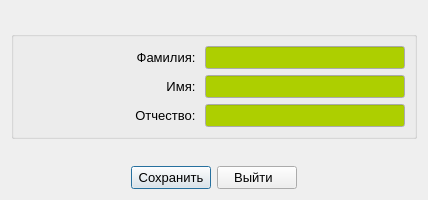
<?xml version="1.0" encoding="UTF-8"?>
<ui version="4.0">
 <class>dialog_add_person</class>
 <widget class="QDialog" name="dialog_add_person">
  <property name="geometry">
   <rect>
    <x>0</x>
    <y>0</y>
    <width>428</width>
    <height>200</height>
   </rect>
  </property>
  <property name="maximumSize">
   <size>
    <width>450</width>
    <height>200</height>
   </size>
  </property>
  <property name="windowIcon">
   <iconset resource="resources.qrc">
    <normaloff>:/resources/0415.ico</normaloff>:/resources/0415.ico</iconset>
  </property>
  <property name="sizeGripEnabled">
   <bool>false</bool>
  </property>
  <layout class="QGridLayout" name="gridLayout_2">
   <item row="1" column="0">
    <widget class="QGroupBox" name="groupBox_2">
     <layout class="QGridLayout" name="gridLayout">
      <item row="0" column="0">
       <layout class="QVBoxLayout" name="verticalLayout">
        <item>
         <spacer name="horizontalSpacer_2">
          <property name="orientation">
           <enum>Qt::Horizontal</enum>
          </property>
          <property name="sizeHint" stdset="0">
           <size>
            <width>40</width>
            <height>20</height>
           </size>
          </property>
         </spacer>
        </item>
        <item>
         <spacer name="horizontalSpacer">
          <property name="orientation">
           <enum>Qt::Horizontal</enum>
          </property>
          <property name="sizeHint" stdset="0">
           <size>
            <width>40</width>
            <height>20</height>
           </size>
          </property>
         </spacer>
        </item>
        <item>
         <spacer name="horizontalSpacer_3">
          <property name="orientation">
           <enum>Qt::Horizontal</enum>
          </property>
          <property name="sizeHint" stdset="0">
           <size>
            <width>40</width>
            <height>20</height>
           </size>
          </property>
         </spacer>
        </item>
       </layout>
      </item>
      <item row="0" column="1">
       <layout class="QVBoxLayout" name="verticalLayout_2">
        <item>
         <widget class="QLabel" name="label">
          <property name="minimumSize">
           <size>
            <width>125</width>
            <height>0</height>
           </size>
          </property>
          <property name="maximumSize">
           <size>
            <width>125</width>
            <height>16777215</height>
           </size>
          </property>
          <property name="font">
           <font>
            <pointsize>10</pointsize>
           </font>
          </property>
          <property name="text">
           <string>Фамилия: </string>
          </property>
          <property name="alignment">
           <set>Qt::AlignRight|Qt::AlignTrailing|Qt::AlignVCenter</set>
          </property>
         </widget>
        </item>
        <item>
         <widget class="QLabel" name="label_4">
          <property name="minimumSize">
           <size>
            <width>125</width>
            <height>0</height>
           </size>
          </property>
          <property name="maximumSize">
           <size>
            <width>125</width>
            <height>16777215</height>
           </size>
          </property>
          <property name="font">
           <font>
            <pointsize>10</pointsize>
           </font>
          </property>
          <property name="text">
           <string>Имя: </string>
          </property>
          <property name="alignment">
           <set>Qt::AlignRight|Qt::AlignTrailing|Qt::AlignVCenter</set>
          </property>
         </widget>
        </item>
        <item>
         <widget class="QLabel" name="label_5">
          <property name="minimumSize">
           <size>
            <width>125</width>
            <height>0</height>
           </size>
          </property>
          <property name="maximumSize">
           <size>
            <width>125</width>
            <height>16777215</height>
           </size>
          </property>
          <property name="font">
           <font>
            <pointsize>10</pointsize>
           </font>
          </property>
          <property name="text">
           <string>Отчество: </string>
          </property>
          <property name="alignment">
           <set>Qt::AlignRight|Qt::AlignTrailing|Qt::AlignVCenter</set>
          </property>
         </widget>
        </item>
       </layout>
      </item>
      <item row="0" column="2">
       <layout class="QVBoxLayout" name="verticalLayout_3">
        <item>
         <widget class="QLineEdit" name="family_LE">
          <property name="minimumSize">
           <size>
            <width>200</width>
            <height>0</height>
           </size>
          </property>
          <property name="palette">
           <palette>
            <active>
             <colorrole role="Base">
              <brush brushstyle="SolidPattern">
               <color alpha="255">
                <red>173</red>
                <green>207</green>
                <blue>0</blue>
               </color>
              </brush>
             </colorrole>
            </active>
            <inactive>
             <colorrole role="Base">
              <brush brushstyle="SolidPattern">
               <color alpha="255">
                <red>173</red>
                <green>207</green>
                <blue>0</blue>
               </color>
              </brush>
             </colorrole>
            </inactive>
            <disabled>
             <colorrole role="Base">
              <brush brushstyle="SolidPattern">
               <color alpha="255">
                <red>236</red>
                <green>233</green>
                <blue>216</blue>
               </color>
              </brush>
             </colorrole>
            </disabled>
           </palette>
          </property>
          <property name="font">
           <font>
            <pointsize>10</pointsize>
           </font>
          </property>
          <property name="alignment">
           <set>Qt::AlignLeading|Qt::AlignLeft|Qt::AlignVCenter</set>
          </property>
         </widget>
        </item>
        <item>
         <widget class="QLineEdit" name="name_LE">
          <property name="minimumSize">
           <size>
            <width>200</width>
            <height>0</height>
           </size>
          </property>
          <property name="palette">
           <palette>
            <active>
             <colorrole role="Base">
              <brush brushstyle="SolidPattern">
               <color alpha="255">
                <red>173</red>
                <green>207</green>
                <blue>0</blue>
               </color>
              </brush>
             </colorrole>
            </active>
            <inactive>
             <colorrole role="Base">
              <brush brushstyle="SolidPattern">
               <color alpha="255">
                <red>173</red>
                <green>207</green>
                <blue>0</blue>
               </color>
              </brush>
             </colorrole>
            </inactive>
            <disabled>
             <colorrole role="Base">
              <brush brushstyle="SolidPattern">
               <color alpha="255">
                <red>236</red>
                <green>233</green>
                <blue>216</blue>
               </color>
              </brush>
             </colorrole>
            </disabled>
           </palette>
          </property>
          <property name="font">
           <font>
            <pointsize>10</pointsize>
           </font>
          </property>
          <property name="alignment">
           <set>Qt::AlignLeading|Qt::AlignLeft|Qt::AlignVCenter</set>
          </property>
         </widget>
        </item>
        <item>
         <widget class="QLineEdit" name="surname_LE">
          <property name="minimumSize">
           <size>
            <width>200</width>
            <height>0</height>
           </size>
          </property>
          <property name="palette">
           <palette>
            <active>
             <colorrole role="Base">
              <brush brushstyle="SolidPattern">
               <color alpha="255">
                <red>173</red>
                <green>207</green>
                <blue>0</blue>
               </color>
              </brush>
             </colorrole>
            </active>
            <inactive>
             <colorrole role="Base">
              <brush brushstyle="SolidPattern">
               <color alpha="255">
                <red>173</red>
                <green>207</green>
                <blue>0</blue>
               </color>
              </brush>
             </colorrole>
            </inactive>
            <disabled>
             <colorrole role="Base">
              <brush brushstyle="SolidPattern">
               <color alpha="255">
                <red>236</red>
                <green>233</green>
                <blue>216</blue>
               </color>
              </brush>
             </colorrole>
            </disabled>
           </palette>
          </property>
          <property name="font">
           <font>
            <pointsize>10</pointsize>
           </font>
          </property>
          <property name="alignment">
           <set>Qt::AlignLeading|Qt::AlignLeft|Qt::AlignVCenter</set>
          </property>
         </widget>
        </item>
       </layout>
      </item>
     </layout>
    </widget>
   </item>
   <item row="2" column="0">
    <spacer name="verticalSpacer">
     <property name="orientation">
      <enum>Qt::Vertical</enum>
     </property>
     <property name="sizeHint" stdset="0">
      <size>
       <width>20</width>
       <height>40</height>
      </size>
     </property>
    </spacer>
   </item>
   <item row="3" column="0">
    <layout class="QHBoxLayout">
     <item>
      <spacer>
       <property name="orientation">
        <enum>Qt::Horizontal</enum>
       </property>
       <property name="sizeHint" stdset="0">
        <size>
         <width>40</width>
         <height>20</height>
        </size>
       </property>
      </spacer>
     </item>
     <item>
      <widget class="QPushButton" name="pbSave">
       <property name="font">
        <font>
         <pointsize>10</pointsize>
        </font>
       </property>
       <property name="text">
        <string>Сохранить</string>
       </property>
       <property name="icon">
        <iconset resource="resources.qrc">
         <normaloff>:/buttonOk</normaloff>:/buttonOk</iconset>
       </property>
      </widget>
     </item>
     <item>
      <widget class="QPushButton" name="pbCancel">
       <property name="font">
        <font>
         <pointsize>10</pointsize>
        </font>
       </property>
       <property name="text">
        <string> Выйти   </string>
       </property>
       <property name="icon">
        <iconset resource="resources.qrc">
         <normaloff>:/buttonCancel</normaloff>:/buttonCancel</iconset>
       </property>
      </widget>
     </item>
     <item>
      <spacer>
       <property name="orientation">
        <enum>Qt::Horizontal</enum>
       </property>
       <property name="sizeHint" stdset="0">
        <size>
         <width>40</width>
         <height>20</height>
        </size>
       </property>
      </spacer>
     </item>
    </layout>
   </item>
   <item row="0" column="0">
    <spacer name="verticalSpacer_2">
     <property name="orientation">
      <enum>Qt::Vertical</enum>
     </property>
     <property name="sizeHint" stdset="0">
      <size>
       <width>20</width>
       <height>40</height>
      </size>
     </property>
    </spacer>
   </item>
  </layout>
 </widget>
 <resources>
  <include location="resources.qrc"/>
 </resources>
 <connections>
  <connection>
   <sender>pbCancel</sender>
   <signal>clicked()</signal>
   <receiver>dialog_add_person</receiver>
   <slot>reject()</slot>
   <hints>
    <hint type="sourcelabel">
     <x>305</x>
     <y>274</y>
    </hint>
    <hint type="destinationlabel">
     <x>339</x>
     <y>200</y>
    </hint>
   </hints>
  </connection>
 </connections>
</ui>
